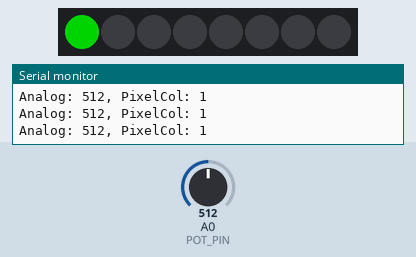
This sketch was run on a simulated Arduino Uno, built with avr-gcc and run on an emulated ATmega328P. Shown: 8 RGB LEDs in strip order, left to right, the last lines printed to the serial monitor. The test bench sets the inputs (shaded band); at power-on: A0 (POT_PIN) = 512. Dim RGB values are drawn brighter than linear.

Above: at 2.2 s.
2.3 s: A0 (POT_PIN) set to 265
3.8 s: A0 (POT_PIN) set to 247
At 5.0 s:
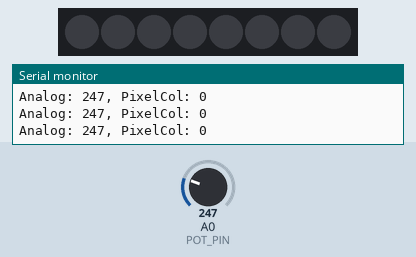
5.5 s: A0 (POT_PIN) set to 900
At 6.3 s:
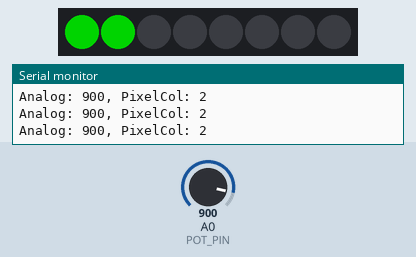
7.0 s: A0 (POT_PIN) set to 122
At 7.7 s:
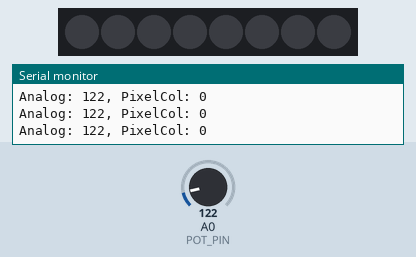
8.5 s: A0 (POT_PIN) set to 306
At 9.0 s:
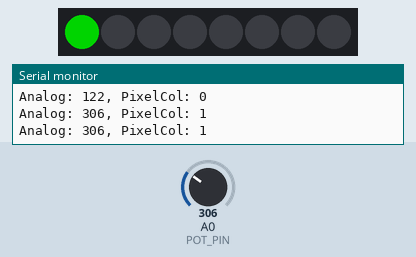
Timing chart, 0 to 11.0 s (numbered marks = the images above; inputs shaded):
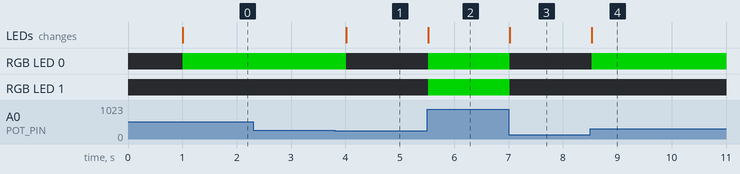

The sketch:

ESP32-14-Potmeter-Neopixel.ino
```cpp
/*
 * ESP32-14-Potmeter-Neopixel
 *
 * Uses a potmeter as input and 8-piece neopixel strip as output.
 * The value of the potmeter is read and the neopixels light up
 * based on the value.
 *
 */

#include <Adafruit_NeoPixel.h>

#define POT_PIN 0

#define NEOPIXEL_PIN 10
#define NEOPIXEL_NUMPIXELS 8

Adafruit_NeoPixel pixels(NEOPIXEL_NUMPIXELS, NEOPIXEL_PIN, NEO_GRB + NEO_KHZ800);

uint32_t pixColors[] = {
  pixels.Color(0,128,0),    // 0
  pixels.Color(0,128,0),    // 1
  pixels.Color(32,128,0),   // 2
  pixels.Color(64,128,0),   // 3
  pixels.Color(128,128,0),  // 4
  pixels.Color(128,64,0),   // 5
  pixels.Color(128,32,0),   // 6
  pixels.Color(128,0,0)     // 7
};

const float factor = 4095 / (NEOPIXEL_NUMPIXELS);

void setup() {
  Serial.begin(115200);
  delay(1000);
  Serial.println("\n\n* * * * * * * * * *  Potmeter & Neopixel * * * * * * * * * *\n\n");
  pixels.begin();
}//setup

void loop() {
  int analogValue = analogRead(POT_PIN);
  unsigned char numPixelCol = (analogValue / factor) + 0.5;

  pixels.clear();
  if (numPixelCol > 0) {
    for (int i = 1; i <= numPixelCol; i++) {
      pixels.setPixelColor(i-1, pixColors[i-1]);
    }//for
  }//if
  pixels.show();

  Serial.print("Analog: ");
  Serial.print(analogValue);
  Serial.print(", PixelCol: ");
  Serial.println(numPixelCol);
  delay(300);
}//loop

//EOF
```

Measured:
- the behaviour switches between 256 and 255 on A0 (POT_PIN) (found by bisection; images 0 and 1)
- after the input at 3.8 s, RGB LED 0: RGB(0, 128, 0) → off after 0.21 s; the LEDs: change after 0.21 s (image 1)
- after the input at 5.5 s, RGB LED 0, RGB LED 1: off → RGB(0, 128, 0) at once; the LEDs: change at once (image 2)
- after the input at 7.0 s, RGB LED 0, RGB LED 1: RGB(0, 128, 0) → off at once; the LEDs: change at once (image 3)
- after the input at 8.5 s, RGB LED 0: off → RGB(0, 128, 0) at once; the LEDs: change at once (image 4)
